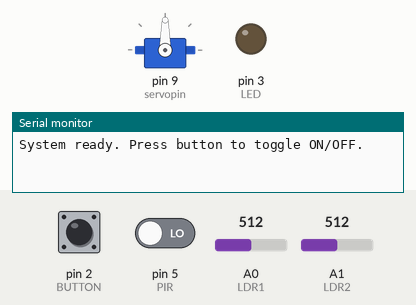
Recording of a sketch running on a simulated Arduino Uno, built with avr-gcc and run on an emulated ATmega328P. Shown: servo, output pins drawn as LEDs (lit = HIGH), the last lines printed to the serial monitor. Inputs (shaded band) come from the test bench; at power-on: pin 2 (BUTTON) HIGH, A0 (LDR1) = 512, A1 (LDR2) = 512, pin 5 (PIR) LOW.

Above: at 3.2 s.
3.3 s: pin 2 (BUTTON) pulled LOW for 0.15 s
At 4.2 s:
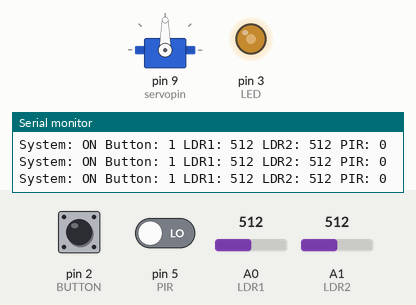
4.9 s: A0 (LDR1) set to 390
7.9 s: A1 (LDR2) set to 417
10.9 s: A1 (LDR2) set to 399
At 10.9 s:
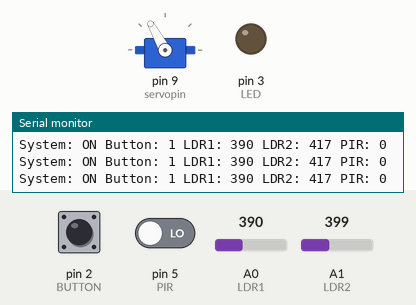
13.9 s: A0 (LDR1) set to 362
At 15.12 s:
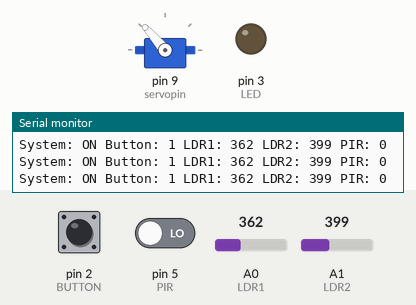
16.9 s: A1 (LDR2) set to 370
At 16.9 s:
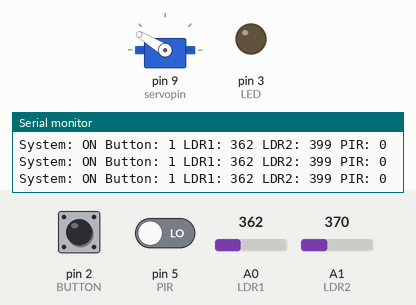
Timing chart, 0 to 19.4 s (numbered marks = the images above; inputs shaded):
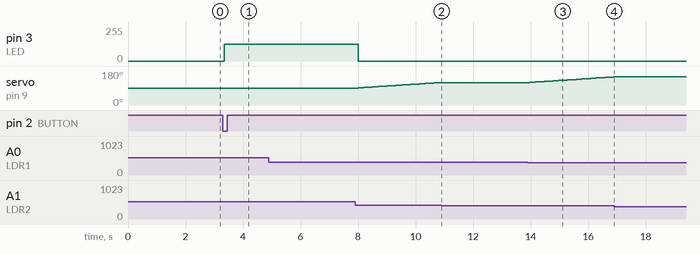

The sketch:

SmartStreetLightSystem.ino
```cpp
#include <Servo.h>

// --- Hardware Pin Definitions ---
Servo sg90;
int LDR1 = A0;
int LDR2 = A1;
int servopin = 9;
int LED = 3;
int PIR = 5;
int BUTTON = 2;

// --- System Thresholds & Parameters ---
// Adjust this threshold based on your LDR readings in darkness
int darkThreshold = 400;

// --- System State Variables ---
bool systemOn = false;      // System starts OFF
int initial_position = 90;  // Servo starts facing the middle (90 degrees)
int error = 20;             // Deadband margin for solar tracking to prevent jitter

// Button state variable to detect when the button is pressed (edge detection)
int lastButtonState = HIGH;

void setup() {
  // Attach the servo and set it to the default starting angle
  sg90.attach(servopin);
  sg90.write(initial_position);

  // Configure Input/Output pins
  pinMode(LDR1, INPUT);
  pinMode(LDR2, INPUT);
  pinMode(PIR, INPUT);
  pinMode(LED, OUTPUT);

  // Use internal pull-up resistor for the button (reads HIGH when unpressed)
  pinMode(BUTTON, INPUT_PULLUP);

  // Initialize serial communication for debugging purposes
  Serial.begin(9600);
  Serial.println("System ready. Press button to toggle ON/OFF.");

  // Brief pause to let sensors (like the PIR) stabilize on startup
  delay(2000);
}

void loop() {
  // Read the current physical state of the push button
  int buttonState = digitalRead(BUTTON);

  // ---------------------------------------------------------
  // 1. Manual Override: Hardware Debouncing & Edge Detection
  // ---------------------------------------------------------
  // Check if button changed from HIGH (unpressed) to LOW (pressed)
  if (buttonState == LOW && lastButtonState == HIGH) {
    delay(50);            // 50 ms delay to ignore physical button "bounces"
    systemOn = !systemOn; // Toggle system state

    if (!systemOn) {
      // If system turned OFF: Turn off LED and detach servo to save power
      analogWrite(LED, 0);
      sg90.detach();
    } else {
      // If system turned ON: Reattach servo and restore to its last known angle
      sg90.attach(servopin);
      sg90.write(initial_position);
    }
  }

  // Update lastButtonState for the next loop iteration
  lastButtonState = buttonState;

  // ---------------------------------------------------------
  // 2. Main System Logic (Only runs if System is ON)
  // ---------------------------------------------------------
  if (systemOn) {
    // Read current environmental data from sensors
    int R1 = analogRead(LDR1);
    int R2 = analogRead(LDR2);
    int pirState = digitalRead(PIR);

    // Print live sensor data to the Serial Monitor for debugging
    Serial.print("System: ON");
    Serial.print(" Button: "); Serial.print(buttonState);
    Serial.print(" LDR1: ");   Serial.print(R1);
    Serial.print(" LDR2: ");   Serial.print(R2);
    Serial.print(" PIR: ");    Serial.println(pirState);

    // Determine if the environment is dark
    bool isDark = (R1 > darkThreshold && R2 > darkThreshold);

    // ---------------------------------------------------------
    // 3. LDR Debouncing (Headlight Protection)
    // ---------------------------------------------------------
    // Prevents passing car headlights from tricking the system into Daytime Mode
    static int lightCounter = 0;

    if (!isDark) {
      lightCounter++; // Increment counter if light is detected
    } else {
      lightCounter = 0; // Reset to zero immediately if darkness returns
    }

    // Require 30 loops (about 3 seconds) of bright light to switch to Daytime Mode
    bool sustainedDaylight = (lightCounter > 30);

    // ---------------------------------------------------------
    // 4. Daytime Mode (Solar Tracking)
    // ---------------------------------------------------------
    if (sustainedDaylight) {
      analogWrite(LED, 0); // Ensure Street Light is OFF during the day

      // Calculate difference between the two LDRs
      int diff = abs(R1 - R2);

      // If difference is larger than the error margin, move the servo
      if (diff > error) {
        if (R1 < R2) {
          initial_position++; // Move towards LDR2
        } else {
          initial_position--; // Move towards LDR1
        }

        // Constrain servo movement between 0 and 180 degrees to prevent mechanical damage
        initial_position = constrain(initial_position, 0, 180);
        sg90.write(initial_position);
      }
    } else {
      // ---------------------------------------------------------
      // 5. Nighttime Mode (Motion-Activated Street Light)
      // ---------------------------------------------------------
      // Resets the solar panel to face East (90 degrees) to prepare for sunrise
      initial_position = 90;
      sg90.write(initial_position);

      // Power-Optimized LED Control based on PIR motion
      if (pirState == HIGH) {
        analogWrite(LED, 255); // Motion detected -> 100% brightness
      } else {
        analogWrite(LED, 127); // No motion detected -> 50% brightness
      }
    }
  }

  // Small delay to stabilize the main loop
  delay(100);
}
```

Measured:
- the behaviour switches between 411 and 410 on A1 (LDR2) (found by bisection; images 1 and 2)
- the behaviour switches between 379 and 378 on A0 (LDR1) (found by bisection; images 2 and 3)
- the behaviour switches between 383 and 382 on A1 (LDR2) (found by bisection; images 3 and 4)
- after the input at 3.3 s, pin 3 (LED): 0/255 → 127/255 after 0.05 s
- after the input at 10.9 s, servo on pin 9 (servopin): stays 119° (without the input it goes to 120° after 0.03 s)
- after the input at 13.9 s, servo on pin 9 (servopin): moves from 119° to 149° over 2.9 s, starting after 0.06 s
- after the input at 16.9 s, servo on pin 9 (servopin): stays 149° (without the input it goes to 150° after 0.09 s)
